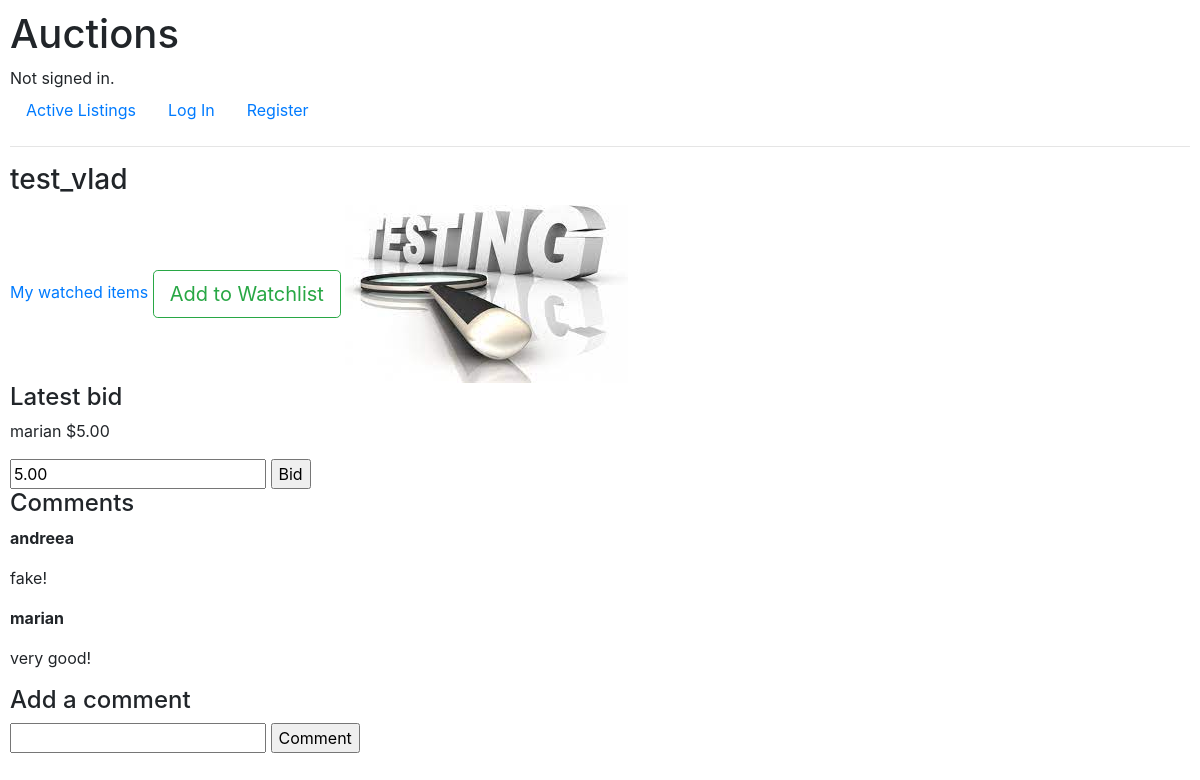
/listing/4, run on the app's committed database.
### auctions/models.py (models this page shows, shortened)
class Listing(models.Model):
    user = models.ForeignKey(User, on_delete=models.CASCADE, null=False, blank=True)
    title = models.CharField(max_length=64)
    description = models.CharField(max_length=200)
    image = models.FileField(upload_to=image_path, blank=True, null=False)
    starting = models.DecimalField(max_digits=3, decimal_places=2,validators=[MinValueValidator(limit_value=1)], default=1)
    category = models.ForeignKey(Category, on_delete=models.CASCADE, null=True, related_name='category')
    active = models.BooleanField(default=True)
    def image_url(self):
        return self.image.url if self.image else None

class Bid(models.Model):
    user = models.ForeignKey(User, on_delete=models.CASCADE,null=False, blank=True, related_name="user_bid")
    listing = models.ForeignKey(Listing, on_delete=models.CASCADE,null=True, blank=True, related_name="listing_bid")
    bid = models.DecimalField(max_digits=3, decimal_places=2)
    def __str__(self):
        return str(self.bid)

class User(AbstractUser):
    pass

class Comment(models.Model):
    user = models.ForeignKey(User, on_delete=models.CASCADE,null=False, blank=True, related_name="user_comments")
    listing = models.ForeignKey(Listing, on_delete=models.CASCADE,null=True, blank=True, related_name="listing_comments")
    comment = models.CharField(max_length=200)

### auctions/views.py (the view, shortened to what this page needs)
# urls.py: path("listing/<int:pk>", views.listing, name='listing'),
def listing(request, pk):
    listing = get_object_or_404(Listing, pk=pk)
    last_bid = Bid.objects.filter(listing=listing).last()
    comments = Comment.objects.filter(listing=listing)
    watching = Watching.objects.filter(user=request.user.id, listing=listing.id).exists()
    context = {
        "listing" : listing,
        'bid': last_bid,
        "comments":comments,
        "owner": checkOwner(request,listing),
        "watching": watching,
        }
    return render(request, "auctions/listing.html", context)

### auctions/views.py (called while the page is built)
def checkOwner(req, lis):
    if req.user.id == lis.user.id:
        return True

### auctions/templates/auctions/listing.html (shortened to what this page needs)
{% extends "auctions/layout.html" %}
{% load static %}
{% block body %}
    <h3>{{listing.title}}</h3>
    <a href="{% url 'watching' %}">My watched items</a>
    {% if not owner %}
        {% if watching %}
            <a href="{% url 'unwatch' listing.id  %}" role="button" class="btn btn-outline-secondary btn-lg">Remove from Watchlist</a>
        {% else %}
        <a href="{% url 'watch' listing.id  %}" role="button" class="btn btn-outline-success btn-lg">Add to Watchlist</a>
        {% endif %}
    {% endif %}
    {% if listing.image %}
    <img src="{{ listing.image_url }}" alt="{{ listing.title }}">
    {% else %}
        <img src="/uploads/default.jpg" alt="No image">
    {% endif %}
    {% if bid and not owner %}
        <h4>Latest bid</h4>
        <p>{{bid.user}} ${{bid|floatformat:2}}</p>
    {% endif %}
    {% if owner and bid %}
    <form action="" name="close" method="post">
        {% csrf_token %}
        <p>Highest bid: ${{bid}}</p>
        <input type="hidden" id="close" name="close" value="{{bid.user.id}}">
        <input type="submit" value="Close auction">
    </form>
    {% elif not owner %}
    <form action="" name="bid" method="post">
        <input type="number" name="bid_amount" id="bid_amount"
            {% if not bid %} min="{{listing.starting}}"
            placeholder="{{listing.starting|floatformat:2}}"
            {% else %}
            min="{{bid|floatformat:2}}" placeholder="{{bid|floatformat:2}}
            {% endif %}"
            value="{{bid|floatformat:2}}"
            required>
        <input type="submit" value="Bid">
    </form>
    {%else%}
        <p>No bids yet.</p>
    {% endif %}
    <h4>Comments</h4>
    {% for comment in comments %}
    <p><b>{{comment.user}}</b></p>
    <p>{{comment.comment}}</p>
    {%empty%}
    <p>No bids yet.</p>
    {% endfor %}
    <h4>Add a comment</h4>
    <form action="" name="comment" method="post">
        <input type="textarea" name="comment" required>
        <input type="submit" value="Comment">
    </form>
{% endblock %}

### auctions/static/auctions/styles.css (style rules this page uses)
body { padding: 10px; }

### data on the page
Listing: title "test_vlad", image_url (picture)
Bid: user "marian", bid "5.00", bid_amount "5.00"
Comment: user "andreea", comment "fake!"
Comment: user "marian", comment "very good!"
